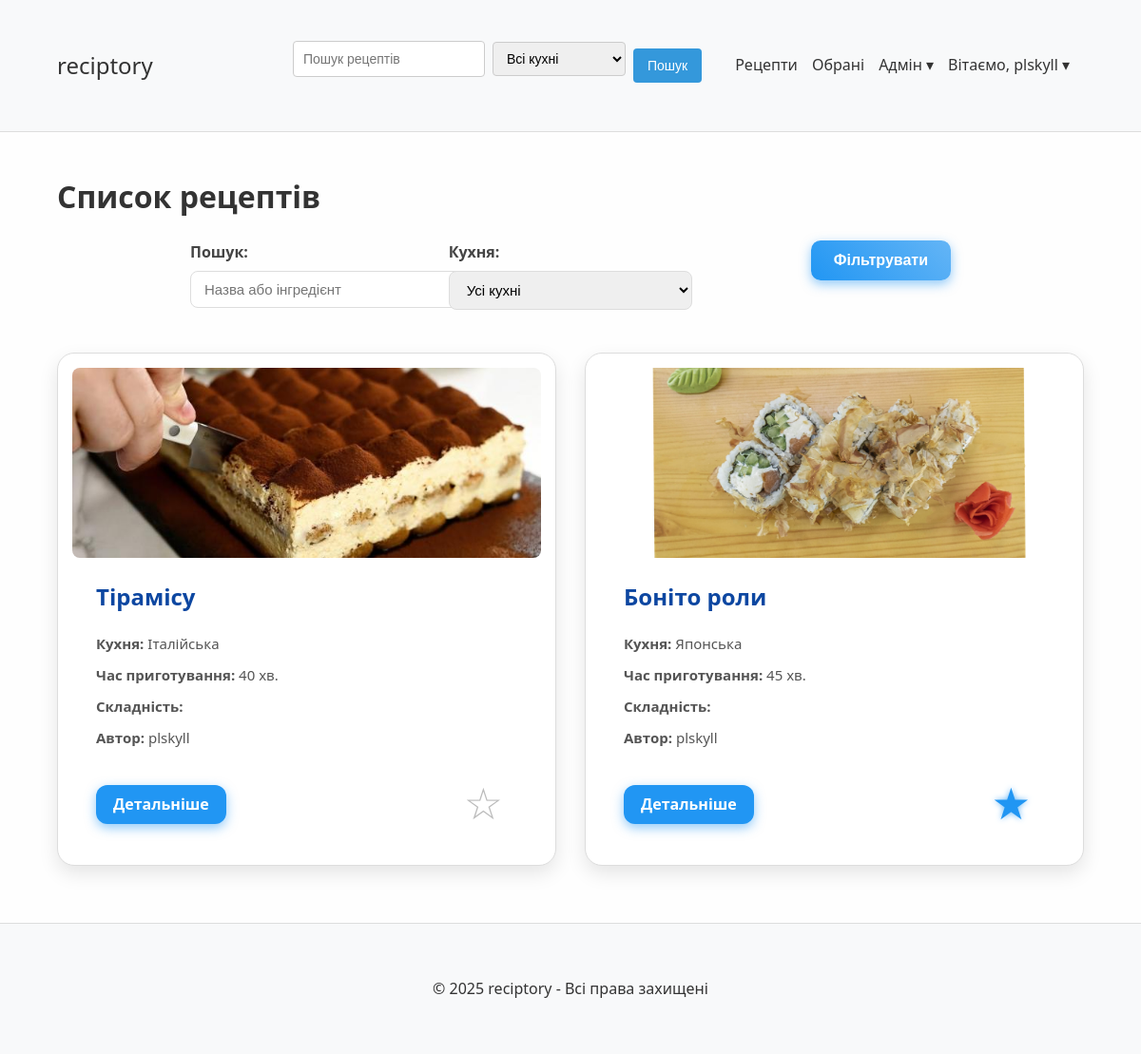
Page /recipes/ (signed in) on the committed database.
### polls/models.py (models this page shows, shortened)
class Recipe(models.Model):
    CUISINE_CHOICES = [
        ('ukrainian', 'Українська'),
        ('italian', 'Італійська'),
        ('french', 'Французька'),
        ('indian', 'Індійська'),
        ('chinese', 'Китайська'),
        ('japanese', 'Японська'),
        ('american', 'Американська'),
        ('mexican', 'Мексиканська'),
        ('thai', 'Тайська'),
        ('other', 'Інша'),
    ]
    title = models.CharField(max_length=200, verbose_name="Назва")
    ingredients = models.TextField(verbose_name="Інгредієнти")
    instructions = models.TextField(verbose_name="Інструкції")
    cooking_time = models.PositiveIntegerField(verbose_name="Час приготування (хв)")
    cuisine = models.CharField(max_length=20, choices=CUISINE_CHOICES, default='ukrainian', verbose_name="Кухня")
    author = models.ForeignKey(User, on_delete=models.CASCADE, related_name='recipes', verbose_name="Автор")
    created_at = models.DateTimeField(auto_now_add=True, verbose_name="Створено")
    updated_at = models.DateTimeField(auto_now=True, verbose_name="Оновлено")
    image = models.ImageField(upload_to='recipes/', null=True, blank=True, verbose_name="Зображення")
    class Meta:
        verbose_name = "Рецепт"
        verbose_name_plural = "Рецепти"
        ordering = ['-created_at']

### polls/views.py (the view)
# urls.py: path('recipes/', views.recipe_list, name='recipe_list'),
def recipe_list(request):
    cuisines = [{'id': choice[0], 'name': choice[1]} for choice in Recipe.CUISINE_CHOICES]
    form = RecipeSearchForm(request.GET)
    recipes = Recipe.objects.all()
    if form.is_valid():
        cuisine = form.cleaned_data.get('cuisine')
        query = form.cleaned_data.get('query')
        if cuisine:
            recipes = recipes.filter(cuisine=cuisine)
        if query:
            recipes = recipes.filter(
                Q(title__icontains=query) |
                Q(ingredients__icontains=query)
            )
    user_favorites = []
    if request.user.is_authenticated:
        user_favorites = Recipe.objects.filter(favorited_by__user=request.user)
    context = {
        'form': form,
        'recipes': recipes,
        'cuisines': cuisines,  # передаємо сформований список кухонь
        'user_favorites': user_favorites,
    }
    return render(request, 'recipe_list.html', context)

### polls/forms.py
class RecipeSearchForm(forms.Form):
    cuisine = forms.ChoiceField(
        choices=[('', 'Всі кухні')] + Recipe.CUISINE_CHOICES,
        required=False,
        label='Кухня'
    )
    query = forms.CharField(
        required=False,
        label='Пошук',
        widget=forms.TextInput(attrs={'placeholder': 'Пошук за назвою або інгредієнтами'})
    )

### polls/templates/recipe_list.html (shortened to what this page needs)
{% extends "base.html" %}
{% block content %}
<h1>Список рецептів</h1>
<div class="filters">
    <form method="get" action="{% url 'polls:recipe_list' %}">
        <div class="filters-row">
            <div class="filter-item">
                <label for="search">Пошук:</label>
                <input type="text" id="search" name="query" placeholder="Назва або інгредієнт" value="{{ request.GET.query }}">
            </div>
            <div class="filter-item">
                <label for="cuisine">Кухня:</label>
                <select id="cuisine" name="cuisine">
                    <option value="">Усі кухні</option>
                </select>
            </div>
            <div class="filter-item filter-button">
                <button type="submit">Фільтрувати</button>
            </div>
        </div>
    </form>
</div>
{% if recipes %}
<div class="recipe-grid">
{% for recipe in recipes %}
<div class="recipe-card" data-href="{% url 'polls:recipe_detail' recipe.id %}">
{% if recipe.image %}
<div class="recipe-photo" style="background-image: url('{{ recipe.image.url }}');"></div>
{% else %}
<div class="recipe-photo placeholder">Фото відсутнє</div>
{% endif %}
            <div class="recipe-content">
                <h3><a href="{% url 'polls:recipe_detail' recipe.id %}">{{ recipe.title }}</a></h3>
                <p><strong>Кухня:</strong> {{ recipe.get_cuisine_display }}</p>
                <p><strong>Час приготування:</strong> {{ recipe.cooking_time }} хв.</p>
                <p><strong>Складність:</strong>
                </p>
                <p><strong>Автор:</strong> {{ recipe.author.username }}</p>
                <div class="recipe-actions">
                    <a href="{% url 'polls:recipe_detail' recipe.id %}" class="details-link">Детальніше</a>
                    {% if user.is_authenticated %}
                        <form method="post" action="{% url 'polls:toggle_favorite' recipe.id %}" class="favorite-form" data-recipe-id="{{ recipe.id }}">
                            <button type="submit" class="btn-favorite {% if recipe in user_favorites %}active{% endif %}" aria-label="{% if recipe in user_favorites %}Видалити з обраних{% else %}Додати до обраних{% endif %}">
                                {% if recipe in user_favorites %}
                                    &#9733;
                                {% else %}
                                    &#9734;
                                {% endif %}
                            </button>
                        </form>
                    {% endif %}
                </div>
            </div>
        </div>
    {% endfor %}
</div>
{% else %}
<p class="info">Жодного рецепту не знайдено. Спробуйте змінити критерії пошуку або <a href="{% url 'polls:recipe_create' %}">створіть новий рецепт</a>.</p>
{% endif %}
{% endblock %}

### polls/templates/base.html (shortened to what this page needs)
<!DOCTYPE html>
<html lang="uk">
<head>
</head>
<body>
    <header>
        <div class="container">
            <nav>
                <div>
                    <h1><a href="{% url 'polls:home' %}">reciptory</a></h1>
                </div>
                <div style="display: flex; align-items: center; flex-wrap: wrap; gap: 15px;">
                    <form method="get" action="{% url 'polls:recipe_list' %}" class="search-form">
                        <input
                            type="text"
                            name="query"
                            placeholder="Пошук рецептів"
                            value="{{ request.GET.query|default:'' }}"
                        />
                        <select name="cuisine">
                            <option value="">Всі кухні</option>
                        </select>
                        <button type="submit">Пошук</button>
                    </form>
                    <ul>
                        <li><a href="{% url 'polls:recipe_list' %}">Рецепти</a></li>
                        <li><a href="{% url 'polls:favorite_list' %}">Обрані</a></li>
                        {% if user.is_staff %}
                                <li class="dropdown">
                                    <a onclick="return false;">Адмін ▾</a>
                                </li>
                            {% endif %}
                        {% if user.is_authenticated %}
                            <li class="dropdown">
                                <a onclick="return false;">Вітаємо, {{ user.username }} ▾</a>
                            </li>
                        {% else %}
                            <li><a href="{% url 'polls:register' %}">Зареєструватися</a></li>
                            <li><a href="{% url 'polls:login' %}">Увійти</a></li>
                        {% endif %}
                    </ul>
                </div>
            </nav>
        </div>
    </header>
    <div class="container">
    {% block content %}{% endblock %}
</div>
<footer>
    <div class="container">
        <p>&copy; 2025 reciptory - Всі права захищені</p>
    </div>
</footer>

### polls/templates/base.html (style rules this page uses)
body { font-family: Arial, sans-serif; line-height: 1.6; margin: 0; padding: 0; }
.container { width: 90%; max-width: 1200px; margin: 0 auto; padding: 20px; }
header { background-color: #f8f9fa; padding: 10px 0; border-bottom: 1px solid #ddd; }
nav { display: flex; justify-content: space-between; align-items: center; flex-wrap: wrap; }
nav ul { display: flex; list-style: none; margin: 0; padding: 0; align-items: center; }
nav ul li { margin-right: 15px; position: relative; }
nav a { text-decoration: none; color: #333; font-weight: normal; cursor: pointer; }
.search-form { display: flex; align-items: center; margin-right: 20px; font-weight: normal; }
.search-form input, .search-form select, .search-form button { height: 36px; font-weight: normal; font-size: 14px; line-height: 1; }
.search-form input, .search-form select { padding: 0 10px; border: 1px solid #ccc; border-radius: 4px; font-weight: normal; font-size: 14px; line-height: 1; }
.search-form input { width: 180px; }
.search-form select { min-width: 140px; margin-left: 8px; }
.search-form button { padding: 0 15px; margin-left: 8px; background-color: #3498db; color: white; border: none; border-radius: 4px; cursor: pointer; font-weight: normal; font-size: 14px; }
.recipe-grid { display: grid; grid-template-columns: repeat(auto-fill, minmax(300px, 1fr)); gap: 20px; margin-top: 20px; }
.recipe-card { border: 1px solid #ddd; border-radius: 5px; padding: 15px; transition: transform 0.3s; }
form { max-width: 800px; margin: 0 auto; }
label { display: block; margin-bottom: 5px; font-weight: bold; }
input, textarea, select { width: 100%; padding: 8px; margin-bottom: 15px; border: 1px solid #ddd; border-radius: 4px; }
button { background: #3498db; color: white; border: none; padding: 10px 15px; border-radius: 4px; cursor: pointer; font-weight: normal; font-size: 14px; }
footer { margin-top: 40px; padding: 20px 0; background-color: #f8f9fa; text-align: center; border-top: 1px solid #ddd; }
.dropdown > a { cursor: pointer; }

### polls/templates/recipe_list.html (style rules this page uses)
body { font-family: 'Segoe UI', Tahoma, Geneva, Verdana, sans-serif; color: #333; background-color: #fefefe; }
.filters { margin-bottom: 30px; }
.filters-row { display: flex; gap: 15px; flex-wrap: wrap; justify-content: center; }
.filter-item { flex: 1; min-width: 180px; display: flex; flex-direction: column; }
.filter-item label { font-weight: 600; margin-bottom: 6px; color: #444; }
.filter-item input[type="text"], .filter-item select { padding: 10px 14px; border: 1.8px solid #ddd; border-radius: 8px; font-size: 15px; transition: border-color 0.3s ease; }
.filter-button { display: flex; align-items: flex-end; }
.filter-button button { background: linear-gradient(45deg, #2196f3, #64b5f6); color: white; border: none; padding: 12px 24px; font-weight: 700; font-size: 16px; border-radius: 10px; cursor: pointer; box-shadow: 0 4px 12px rgba(33,150,243,0.5); transition: box-shadow 0.3s ease, transform 0.2s ease; }
.recipe-grid { display: grid; grid-template-columns: repeat(2, 1fr); gap: 30px; }
.recipe-card { background: white; border-radius: 18px; box-shadow: 0 8px 20px rgba(0,0,0,0.1); overflow: hidden; display: flex; flex-direction: column; transition: transform 0.3s ease, box-shadow 0.3s ease; position: relative; cursor: pointer; }
.recipe-photo { width: 100%; height: 200px; background-size: cover; background-position: center; border-radius: 8px; }
.recipe-content { padding: 22px 25px 25px 25px; flex-grow: 1; display: flex; flex-direction: column; justify-content: space-between; }
.recipe-content h3 { margin: 0 0 14px 0; font-size: 24px; font-weight: 700; color: #0d47a1; }
.recipe-content h3 a { text-decoration: none; color: inherit; transition: color 0.3s ease; }
.recipe-content p { margin: 6px 0; font-size: 15px; line-height: 1.4; color: #555; }
.recipe-actions { margin-top: 18px; display: flex; justify-content: space-between; align-items: center; }
.details-link { text-decoration: none; background-color: #2196f3; color: white; padding: 8px 18px; font-weight: 600; border-radius: 12px; box-shadow: 0 4px 12px rgba(33,150,243,0.5); transition: background-color 0.3s ease, box-shadow 0.3s ease; }
.favorite-form { margin-left: 0; margin-right: 15px; }
.btn-favorite { font-size: 46px; background: none; border: none; cursor: pointer; color: #bbb; transition: color 0.3s ease; padding: 0; line-height: 1; user-select: none; }
.btn-favorite.active { color: #2196f3; text-shadow: 0 0 6px #64b5f6; }

### rows in the picture
Recipe: image (placeholder picture), title "Тірамісу", cuisine "Італійська", cooking_time "40", author.username "plskyll"
Recipe: image (picture), title "Боніто роли", cuisine "Японська", cooking_time "45", author.username "plskyll"

### other values in the picture
{{ user.username }} "plskyll"
